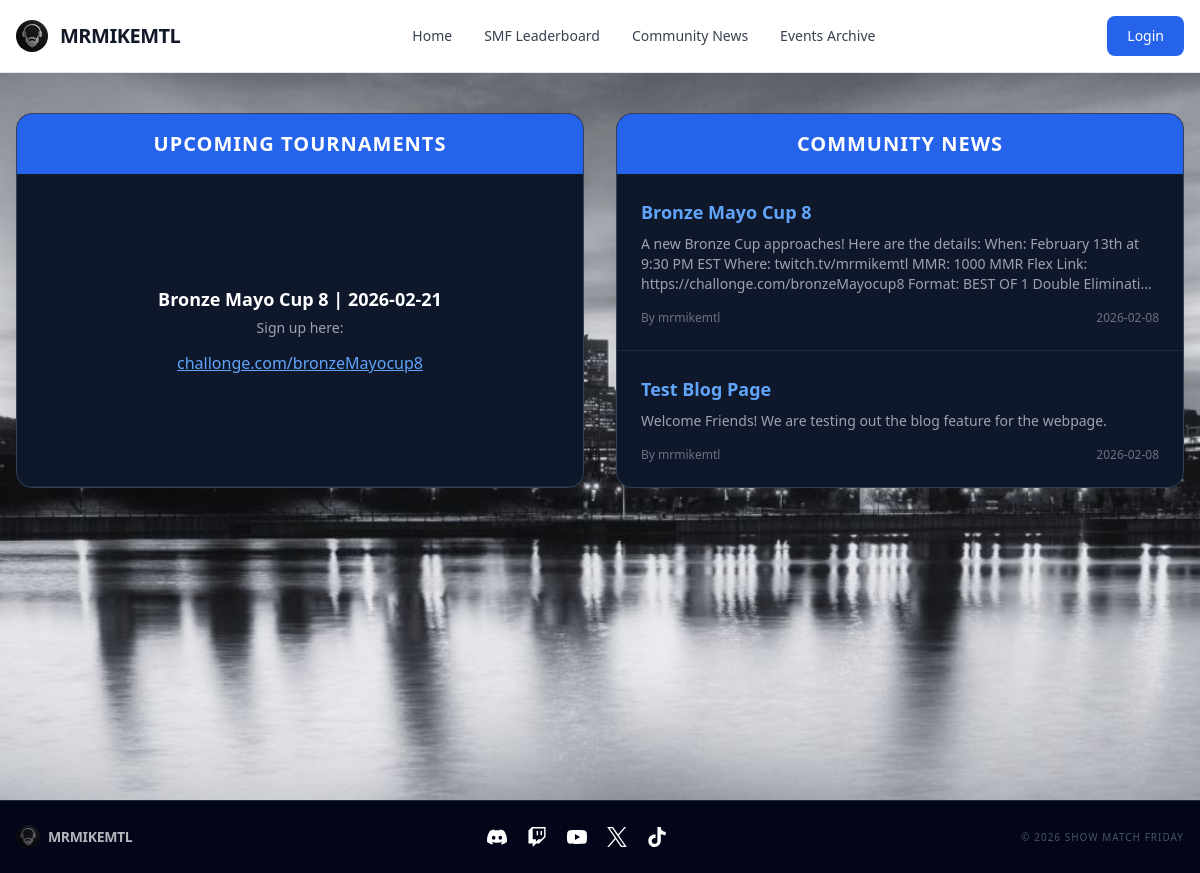
The page /index on the database as committed earlier.
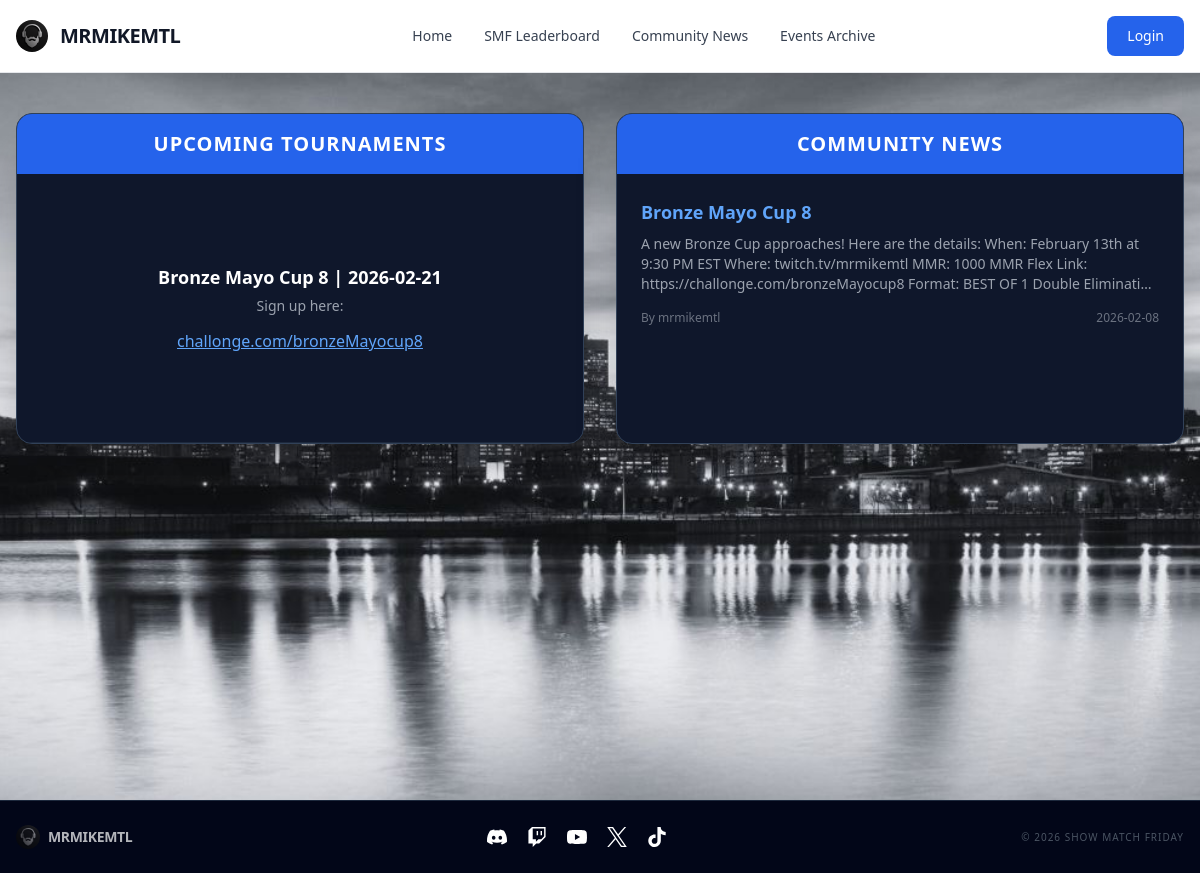
The same page on the database as committed later.
### tables this page shows
CREATE TABLE posts (id INTEGER PRIMARY KEY, title TEXT, content TEXT, author TEXT, date DATETIME DEFAULT CURRENT_TIMESTAMP);

### web/app.py (the view)
@app.route("/")
@app.route("/index")
def index():
    upcoming_tournaments = []
    try:
        with open("mrmikemtlsite/upcoming_tournaments.txt", "r") as upcoming_file:
            lines = upcoming_file.readlines()
            for i in lines:
                if i.strip() != "":
                    new_list = i.split("|")
                    tournament = []
                    string_1 = new_list[0] + "| "
                    string_2 = new_list[1]
                    string_3_list = new_list[2].split("https://")
                    string_3 = string_3_list[0]
                    string_4 = string_3_list[1] if len(string_3_list) > 1 else ""
                    tournament.extend([string_1, string_2, string_3, string_4])
                    upcoming_tournaments.append(tournament)
    except FileNotFoundError:
        pass
    while len(upcoming_tournaments) < 3:
        upcoming_tournaments.append(["", "", "", ""])
    posts = dbsession.execute(sqlalchemy.text("SELECT * FROM posts ORDER BY date DESC LIMIT 5")).all()
    return render_template("index.html", upcoming_tournaments=upcoming_tournaments, posts=posts)

### web/templates/index.html (shortened to what this page needs)
{% extends "base.html" %}
{% block content %}
<div class="flex flex-col lg:flex-row gap-8 items-stretch justify-center">
    <div class="flex-1 flex flex-col bg-slate-900 border border-slate-700 rounded-2xl shadow-2xl overflow-hidden">
        <h3 class="text-xl font-bold text-white text-center py-4 bg-blue-600 uppercase tracking-wider">
            Upcoming Tournaments
        </h3>
        <div class="flex-grow divide-y divide-slate-800">
            {% for tournament in upcoming_tournaments %}
                {% if loop.index < 4 %}
                <div class="p-6 text-center hover:bg-slate-800 transition-colors h-full flex flex-col justify-center">
                    <p class="text-white font-semibold text-lg mb-1">
                        {{ tournament[0] }}{{ tournament[1] }}
                    </p>
                    <p class="text-gray-400 text-sm mb-3 leading-relaxed">{{ tournament[2] }}</p>
                    <a href="{{ 'https://' + tournament[3] }}" class="text-blue-400 hover:text-blue-300 font-medium underline break-all">
                        {{ tournament[3] }}
                    </a>
                </div>
                {% endif %}
            {% endfor %}
        </div>
    </div>
    <div class="flex-1 flex flex-col bg-slate-900 border border-slate-700 rounded-2xl shadow-2xl overflow-hidden">
    <h3 class="text-xl font-bold text-white text-center py-4 bg-blue-600 uppercase tracking-wider">
        Community News
    </h3>
    <div class="flex-grow divide-y divide-slate-800">
        {% for post in posts %}
        <div class="p-6">
            <h4 class="text-blue-400 font-bold text-lg"><a href="/news?post={{ post.title }}">{{ post.title }}</a></h4>
            <p class="text-gray-400 text-sm mt-2 line-clamp-3">{{ post.content }}</p>
            <div class="mt-4 flex justify-between items-center text-xs text-gray-500">
                <span>By {{ post.author }}</span>
                <span>{{ post.date[:10] }}</span>
            </div>
        </div>
        {% else %}
        <div class="p-10 text-center text-gray-500 italic">No news yet.</div>
        {% endfor %}
    </div>
</div>
</div>
{% endblock %}

### web/templates/base.html (shortened to what this page needs)
<!DOCTYPE html>
<html lang="en">
<head>
    <link rel="stylesheet" href="{{url_for('static',filename='dist/output.css')}}">
</head>
<body class="bg-gray-900">
    <nav class="bg-white border-b border-gray-200 px-4 py-2.5">
        <div class="container flex flex-wrap items-center justify-between mx-auto max-w-7xl">
            <a href="/" class="flex items-center">
                <img src="../static/dist/beard_logo.jpg" class="h-8 mr-3 rounded-full">
                <span class="self-center text-xl font-bold tracking-tight text-gray-900">MRMIKEMTL</span>
            </a>
            <div class="flex md:order-2 items-center">
                {% if current_user.is_authenticated %}
                    <div class="flex items-center gap-4 mr-4">
                        <span class="text-blue-600 font-bold hidden sm:block">
                            Welcome, {{ current_user.username }}
                        </span>
                        <a href="{{ url_for('logout') }}"
                        class="text-white bg-red-600 hover:bg-red-700 font-medium rounded-lg text-sm px-5 py-2.5 transition-colors">
                            Logout
                        </a>
                    </div>
                {% else %}
                    <a href="{{ url_for('login') }}"
                    class="text-white bg-blue-600 hover:bg-blue-700 font-medium rounded-lg text-sm px-5 py-2.5">
                        Login
                    </a>
                {% endif %}
            </div>
            <div class="items-center justify-between hidden w-full md:flex md:w-auto md:order-1" id="navbar-cta">
                <ul class="flex flex-col p-4 mt-4 border border-gray-100 rounded-lg md:flex-row md:space-x-8 md:mt-0 md:text-sm md:font-medium md:border-0">
                    <li><a href="/" class="block py-2 px-3 {% if request.path == '/' %}text-blue-600 font-bold{% else %}text-gray-700 hover:text-blue-600{% endif %} md:p-0">Home</a></li>
                    <li><a href="/leaderboard" class="block py-2 px-3 {% if request.path == '/leaderboard' %}text-blue-600 font-bold{% else %}text-gray-700 hover:text-blue-600{% endif %} md:p-0">SMF Leaderboard</a></li>
                    <li><a href="/news" class="block py-2 px-3 {% if request.path == '/news' %}text-blue-600 font-bold{% else %}text-gray-700 hover:text-blue-600{% endif %} md:p-0">Community News</a></li>
                    <li><a href="/events" class="block py-2 px-3 {% if request.path == '/events' %}text-blue-600 font-bold{% else %}text-gray-700 hover:text-blue-600{% endif %} md:p-0">Events Archive</a></li>
                </ul>
            </div>
        </div>
    </nav>
    <div class="bg-slate-950 bg-[url('cityscape.jpg')] bg-cover bg-fixed bg-center min-h-screen w-full flex flex-col items-center pt-10">
    <div class="w-full max-w-7xl px-4 mb-auto"> {% block content %}{% endblock %}
    </div>
    <footer class="w-full bg-slate-950 border-t border-slate-800 py-6 mt-12">
            <div class="max-w-7xl mx-auto px-4 flex flex-col md:flex-row justify-between items-center gap-4">
                <div class="flex items-center opacity-70">
                    <img src="../static/dist/beard_logo.jpg" class="h-6 mr-2 rounded-full">
                    <span class="text-sm font-bold text-white uppercase tracking-tight">MRMIKEMTL</span>
                </div>
                <div class="flex gap-5">
                    <a href="https://discord.gg/uxWJRgnDt5" class="hover:scale-110 transition-transform"><img src="../static/dist/discord.svg" class="h-5 w-5 invert"></a>
                    <a href="https://www.twitch.tv/mrmikemtl" class="hover:scale-110 transition-transform"><img src="../static/dist/twitch.svg" class="h-5 w-5 invert"></a>
                    <a href="https://www.youtube.com/@mrmikemtl" class="hover:scale-110 transition-transform"><img src="../static/dist/youtube.svg" class="h-5 w-5 invert"></a>
                    <a href="https://x.com/mrmikeMTL" class="hover:scale-110 transition-transform"><img src="../static/dist/x.svg" class="h-5 w-5 invert"></a>
                    <a href="https://www.tiktok.com/@showmatchfriday" class="hover:scale-110 transition-transform"><img src="../static/dist/tiktok.svg" class="h-5 w-5 invert"></a>
                </div>
                <p class="text-gray-600 text-[10px] uppercase tracking-widest">© 2026 Show Match Friday</p>
            </div>
        </footer>
    </div>
</body>
</html>

Rows that differ between the two databases and show on the page:
removed posts: title "Test Blog Page", content "Welcome Friends! We are testing out the blog feature for the webpage.", author "mrmikemtl", date "2026-02-08"
